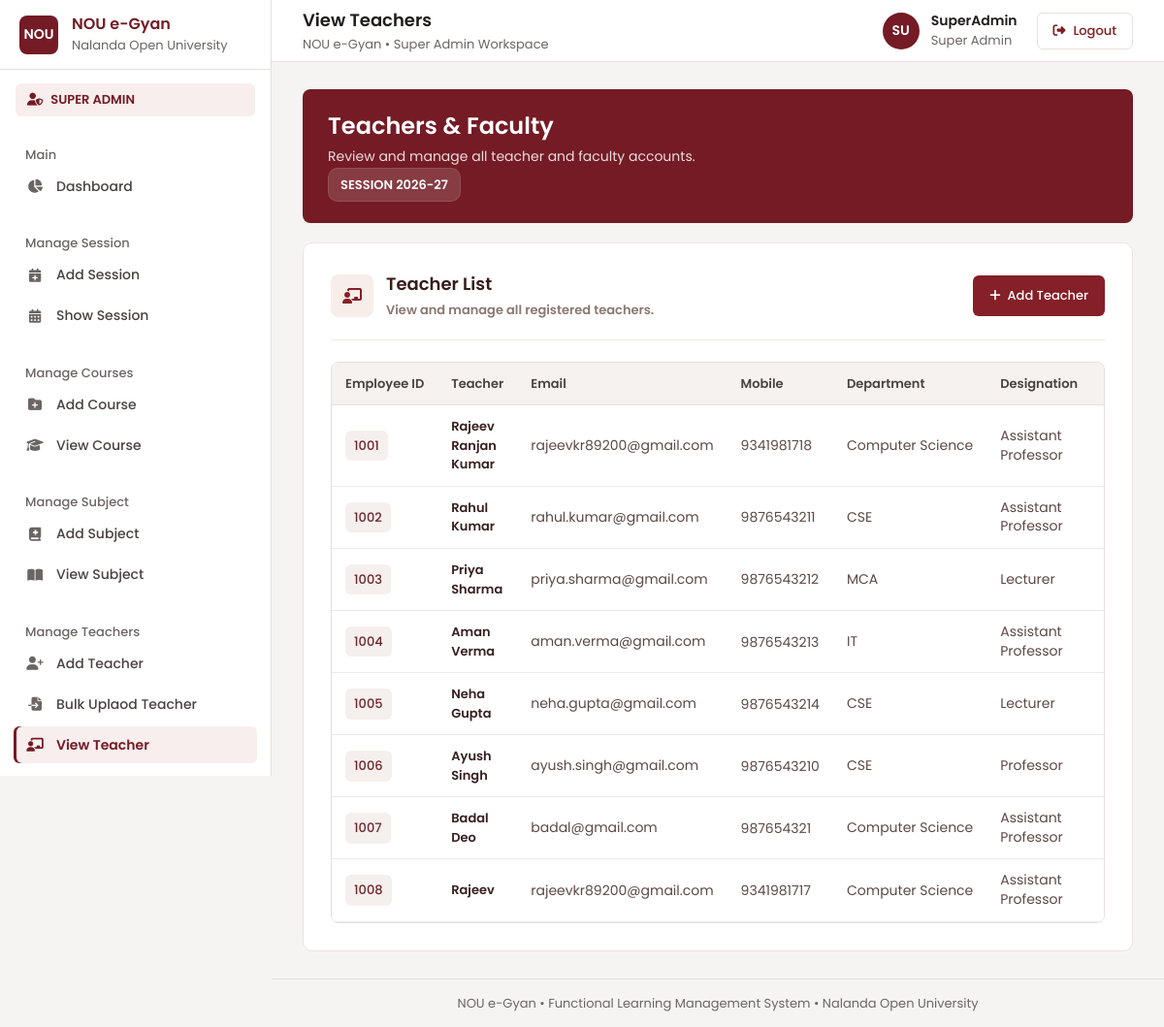
The app's page /viewteacher (signed in) with its own data.
### myapp/models.py (models this page shows)
class tbl_teacher(models.Model):
    user=models.OneToOneField(User,
        on_delete=models.CASCADE,
        related_name="Teacher"
    )
    employee_id = models.IntegerField(primary_key=True, auto_created=True)
    name = models.CharField(max_length=200)
    email = models.CharField(max_length=200)
    mobile = models.CharField(max_length=20)
    department = models.CharField(max_length=200)
    designation = models.CharField(max_length=200)
    username = models.CharField(max_length=100)
    password = models.CharField(max_length=100)
    status = models.CharField(max_length=100)
    Dor = models.DateTimeField()

### myapp/views.py (the view)
# urls.py: path("viewteacher",viewteacher, name="viewteacher"),
@cache_control(no_cache=True, must_revalidate=True, no_store=True)
@login_required
def viewteacher(request):
    teachers = tbl_teacher.objects.all()
    return render(request,"superadmin/viewteacher.html",{"teachers": teachers})

### myapp/templates/superadmin/viewteacher.html (shortened to what this page needs)
{% extends 'superadmin/base.html' %}
{% block page_title %}View Teachers{% endblock %}
{% block content %}
<div class="teacher-page">
    <section class="teacher-hero">
        <h1>Teachers & Faculty</h1>
        <p>
            Review and manage all teacher and faculty accounts.
        </p>
        <span class="session-tag">
            SESSION 2026-27
        </span>
    </section>
    <section class="teacher-section">
        <div class="section-head">
            <div class="section-title">
                <div class="section-icon">
                    <i class="fa-solid fa-chalkboard-user"></i>
                </div>
                <div>
                    <h2>Teacher List</h2>
                    <p>
                        View and manage all registered teachers.
                    </p>
                </div>
            </div>
            <a href="{% url 'addteacher' %}" class="add-btn">
                <i class="fa-solid fa-plus"></i>
                Add Teacher
            </a>
        </div>
        <div class="table-wrap">
            <table class="teacher-table">
                <thead>
                    <tr>
                        <th>Employee ID</th>
                        <th>Teacher</th>
                        <th>Email</th>
                        <th>Mobile</th>
                        <th>Department</th>
                        <th>Designation</th>
                        <th>Status</th>
                    </tr>
                </thead>
                <tbody>
                    {% for teacher in teachers %}
                    <tr>
                        <td>
                            <span class="employee-badge">
                                {{ teacher.employee_id }}
                            </span>
                        </td>
                        <td>
                            <div class="teacher-name">
                                <div>
                                    <strong>
                                        {{ teacher.name }}
                                    </strong>
                                </div>
                            </div>
                        </td>
                        <td>
                            {{ teacher.email }}
                        </td>
                        <td>
                            {{ teacher.mobile }}
                        </td>
                        <td>
                            {{ teacher.department }}
                        </td>
                        <td>
                            {{ teacher.designation }}
                        </td>
                        <td>
                        </td>
                    </tr>
                    {% endfor %}
                </tbody>
            </table>
        </div>
    </section>
</div>
{% endblock %}

### myapp/templates/superadmin/base.html (shortened to what this page needs)
<!doctype html>
<html lang="en">
<head>
    <link
        rel="stylesheet"
        href="https://cdnjs.cloudflare.com/ajax/libs/font-awesome/6.5.2/css/all.min.css"
    />
</head>
<body>
    <div class="layout">
        <aside class="sidebar" id="sidebar">
            <div class="brand">
                <div class="seal">
                    NOU
                </div>
                <div>
                    <b>
                        NOU e-Gyan
                    </b>
                    <small>
                        Nalanda Open University
                    </small>
                </div>
            </div>
            <div class="role">
                <i class="fa-solid fa-user-shield"></i>
                {% block user_role %}
                    SUPER ADMIN
                {% endblock %}
            </div>
            <nav class="nav">
                <div class="group">
                    <div class="group-title">
                        Main
                    </div>
                    <div class="sub">
                        <a
                            class="nav-link {% if request.resolver_match.url_name == 'superadmindash' %}active{% endif %}"
                            href="{% url 'superadmindash' %}"
                        >
                            <i class="fa-solid fa-chart-pie item-icon"></i>
                            Dashboard
                        </a>
                    </div>
                </div>
                <div class="group">
                    <div class="group-title">
                        Manage Session
                    </div>
                    <div class="sub">
                        <a
                            class="nav-link {% if request.resolver_match.url_name == 'addsession' %}active{% endif %}"
                            href="{% url 'addsession' %}"
                        >
                            <i class="fa-solid fa-calendar-plus item-icon"></i>
                            Add Session
                        </a>
                        <a
                            class="nav-link {% if request.resolver_match.url_name == 'showsession' %}active{% endif %}"
                            href="{% url 'showsession' %}"
                        >
                            <i class="fa-solid fa-calendar-days item-icon"></i>
                            Show Session
                        </a>
                    </div>
                </div>
                <div class="group">
                    <div class="group-title">
                        Manage Courses
                    </div>
                    <div class="sub">
                        <a
                            class="nav-link {% if request.resolver_match.url_name == 'addcourse' %}active{% endif %}"
                            href="{% url 'addcourse' %}"
                        >
                            <i class="fa-solid fa-folder-plus item-icon"></i>
                            Add Course
                        </a>
                        <a
                            class="nav-link {% if request.resolver_match.url_name == 'viewcourse' %}active{% endif %}"
                            href="{% url 'viewcourse' %}"
                        >
                            <i class="fa-solid fa-graduation-cap item-icon"></i>
                            View Course
                        </a>
                    </div>
                </div>
                <div class="group">
                    <div class="group-title">
                        Manage Subject
                    </div>
                    <div class="sub">
                        <a
                            class="nav-link {% if request.resolver_match.url_name == 'addsubject' %}active{% endif %}"
                            href="{% url 'addsubject' %}"
                        >
                            <i class="fa-solid fa-book-medical item-icon"></i>
                            Add Subject
                        </a>
                        <a
                            class="nav-link {% if request.resolver_match.url_name == 'viewsubject' %}active{% endif %}"
                            href="{% url 'viewsubject' %}"
                        >
                            <i class="fa-solid fa-book-open item-icon"></i>
                            View Subject
                        </a>
                    </div>
                </div>
                <div class="group">
                    <div class="group-title">
                        Manage Teachers
                    </div>
                    <div class="sub">
                        <a
                            class="nav-link {% if request.resolver_match.url_name == 'addteacher' %}active{% endif %}"
                            href="{% url 'addteacher' %}"
                        >
                            <i class="fa-solid fa-user-plus item-icon"></i>
                            Add Teacher
                        </a>
                        <a
                            class="nav-link {% if request.resolver_match.url_name == 'bulkteacher' %}active{% endif %}"
                            href="{% url 'bulkteacher' %}"
                        >
                            <i class="fa-solid fa-file-import item-icon"></i>
                            Bulk Uplaod Teacher
                        </a>
                        <a
                            class="nav-link {% if request.resolver_match.url_name == 'viewteacher' %}active{% endif %}"
                            href="{% url 'viewteacher' %}"
                        >
                            <i class="fa-solid fa-chalkboard-user item-icon"></i>
                            View Teacher
                        </a>
                    </div>
                </div>
            </nav>
        </aside>
        <main class="main">
            <header class="topbar">
                <div
                    style="
                        display: flex;
                        align-items: center;
                    "
                >
                    <div class="page-id">
                        <b>
                            {% block page_title %}{% endblock %}
                        </b>
                        <small>
                            NOU e-Gyan • Super Admin Workspace
                        </small>
                    </div>
                </div>
                <div class="top-tools">
                    <div class="profile-pill">
                        <div class="profile-avatar">
                            SU
                        </div>
                        <div>
                            <b>
                                SuperAdmin
                            </b>
                            <small>
                                Super Admin
                            </small>
                        </div>
                    </div>
                    <a
                        href="{% url 'logout' %}"
                        class="logout-btn"
                    >
                        <i class="fa-solid fa-right-from-bracket"></i>
                        <span>
                            Logout
                        </span>
                    </a>
                </div>
            </header>
            <div class="content">
                {% block content %}{% endblock %}
            </div>
            <div class="foot">
                NOU e-Gyan • Functional Learning Management System •
                Nalanda Open University
            </div>
        </main>
    </div>
</body>
</html>

### myapp/templates/superadmin/base.html (style rules this page uses)
* { margin: 0; padding: 0; box-sizing: border-box; }
html, body { width: 100%; min-height: 100%; }
body { font-family: "Poppins", sans-serif; background: #f4f6f9; color: #1e293b; }
a { text-decoration: none; }
.layout { width: 100%; min-height: 100vh; }
.sidebar { width: 280px; height: 100vh; position: fixed; top: 0; left: 0; display: flex; flex-direction: column; background: #58121a; color: white; z-index: 1000; box-shadow: none; overflow: hidden; transition: all 0.3s cubic-bezier(0.4, 0, 0.2, 1); }
.brand { min-height: 85px; display: flex; align-items: center; gap: 14px; padding: 18px 22px; flex-shrink: 0; border-bottom: 1px solid rgba(255, 255, 255, 0.1); background: rgba(0, 0, 0, 0.12); }
.seal { width: 48px; height: 48px; min-width: 48px; border-radius: 8px; display: flex; align-items: center; justify-content: center; background: #ffffff; color: #701a24; font-size: 14px; font-weight: 600; box-shadow: none; letter-spacing: 0; }
.brand b { display: block; font-size: 20px; line-height: 1.2; font-weight: 600; color: #ffffff; letter-spacing: 0; }
.brand small { display: block; margin-top: 3px; color: #f3c291; font-size: 13px; font-weight: 600; text-transform: none; letter-spacing: 0; white-space: nowrap; }
.role { margin: 16px 16px 8px; padding: 10px 14px; display: flex; align-items: center; gap: 8px; flex-shrink: 0; border-radius: 6px; background: rgba(255, 255, 255, 0.08); border: 1px solid rgba(255, 255, 255, 0.12); color: #ffd09b; font-size: 13px; font-weight: 600; letter-spacing: 0; text-transform: none; }
.nav { flex: 1; min-height: 0; overflow-y: auto; overflow-x: hidden; padding: 10px 14px 30px; scrollbar-width: thin; scrollbar-color: rgba(255, 255, 255, 0.2) transparent; }
.group { margin-bottom: 16px; }
.group-title { padding: 8px 12px 6px; color: rgba(255, 255, 255, 0.644); font-size: 13px; font-weight: 600; text-transform: none; letter-spacing: 0; }
.sub { display: flex; flex-direction: column; gap: 4px; }
.nav-link { min-height: 42px; display: flex; align-items: center; gap: 12px; padding: 10px 14px; border-radius: 8px; border-left: 4px solid transparent; color: rgba(255, 255, 255, 0.82); font-size: 16px; font-weight: 600; transition: all 0.2s ease; }
.nav-link i.item-icon { width: 20px; text-align: center; font-size: 14px; color: #f3c291; transition: transform 0.2s ease, color 0.2s ease, filter 0.2s ease; }
.nav-link.active { background: rgba(255, 255, 255, 0.22); color: #ffffff; font-weight: 600; border-left: 4px solid #f3c291; box-shadow: 0 0 12px rgba(243, 194, 145, 0.25), inset 0 0 12px rgba(255, 255, 255, 0.04); transform: translateX(2px); }
.nav-link.active i.item-icon { color: #ffffff; filter: drop-shadow( 0 0 5px rgba(255, 255, 255, 0.5) ); }
.main { width: calc(100% - 280px); min-height: 100vh; margin-left: 280px; display: flex; flex-direction: column; transition: all 0.3s ease; }
.topbar { width: 100%; height: 75px; flex-shrink: 0; display: flex; align-items: center; justify-content: space-between; padding: 0 32px; background: #ffffff; border-bottom: 1px solid #e2e8f0; position: sticky; top: 0; z-index: 500; box-shadow: none; }
.page-id b { display: block; color: #0f172a; font-size: 20px; font-weight: 600; }
.page-id small { display: block; margin-top: 2px; color: #64748b; font-size: 13px; font-weight: 500; }
.top-tools { display: flex; align-items: center; gap: 20px; }
.profile-pill { display: flex; align-items: center; gap: 12px; padding: 6px 12px; border-radius: 30px; background: #f8fafc; border: 1px solid #e2e8f0; }
.profile-avatar { width: 38px; height: 38px; border-radius: 50%; display: flex; align-items: center; justify-content: center; background: #701a24; color: white; font-size: 13px; font-weight: 600; box-shadow: none; }
.profile-pill b { display: block; color: #1e293b; font-size: 13px; font-weight: 600; }
.profile-pill small { display: block; color: #64748b; font-size: 13px; }
.logout-btn { height: 38px; padding: 0 16px; border: 1px solid #fee2e2; border-radius: 6px; background: #fef2f2; color: #991b1b; font-family: inherit; font-size: 13px; font-weight: 600; cursor: pointer; display: flex; align-items: center; gap: 8px; transition: all 0.2s ease; }
.content { flex: 1; padding: 32px; width: 100%; }
.foot { min-height: 50px; display: flex; align-items: center; justify-content: center; padding: 15px 30px; background: #ffffff; border-top: 1px solid #e2e8f0; color: #64748b; font-size: 13px; text-align: center; }

### records on screen
tbl_teacher: employee_id "1001", name "Rajeev Ranjan Kumar", email "rajeevkr89200@gmail.com", mobile "9341981718", department "Computer Science", designation "Assistant Professor"
tbl_teacher: employee_id "1002", name "Rahul Kumar", email "rahul.kumar@gmail.com", mobile "9876543211", department "CSE", designation "Assistant Professor"
tbl_teacher: employee_id "1003", name "Priya Sharma", email "priya.sharma@gmail.com", mobile "9876543212", department "MCA", designation "Lecturer"
tbl_teacher: employee_id "1004", name "Aman Verma", email "aman.verma@gmail.com", mobile "9876543213", department "IT", designation "Assistant Professor"
tbl_teacher: employee_id "1005", name "Neha Gupta", email "neha.gupta@gmail.com", mobile "9876543214", department "CSE", designation "Lecturer"
tbl_teacher: employee_id "1006", name "Ayush Singh", email "ayush.singh@gmail.com", mobile "9876543210", department "CSE", designation "Professor"
tbl_teacher: employee_id "1007", name "Badal Deo", email "badal@gmail.com", mobile "987654321", department "Computer Science", designation "Assistant Professor"
tbl_teacher: employee_id "1008", name "Rajeev", email "rajeevkr89200@gmail.com", mobile "9341981717", department "Computer Science", designation "Assistant Professor"
